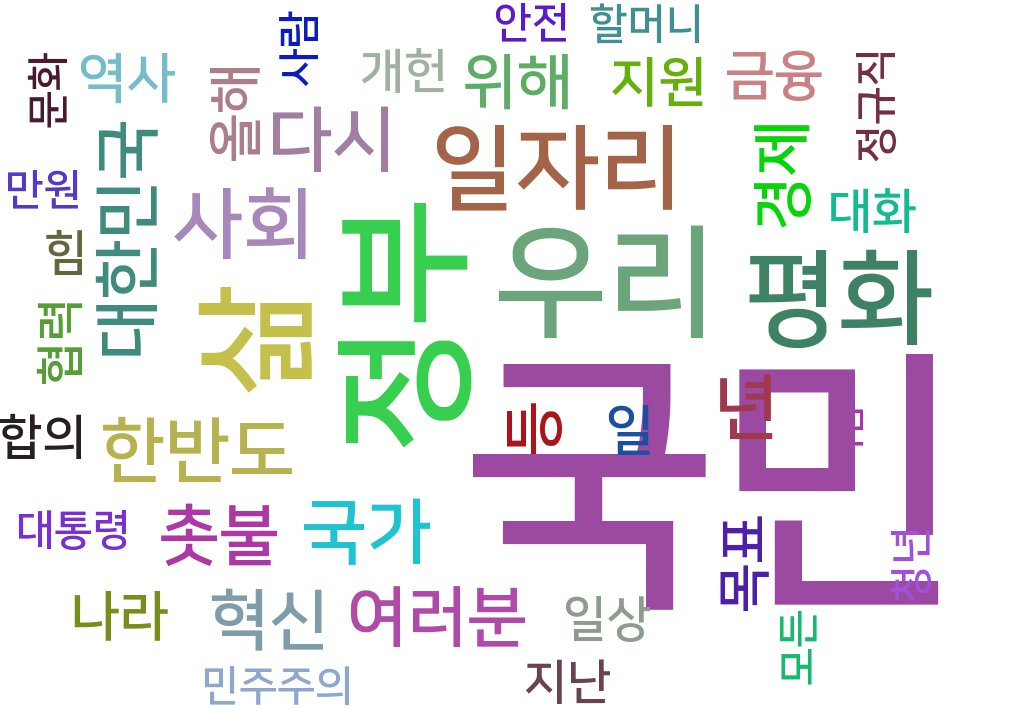

This chart was generated by the following Python code:
"""
파이썬 3.4 환경
konlpy, pygame 인스톨필요
한글폰트를 \Lib\site-packages\pytagcloud\fonts 에 복사
fonts.json 편집
{
    "name":"korean"
    "ttf":"폰트이름"
    "name":"다른항목것복사"
}
"""
#! /usr/bin/python3.4
# -*- coding: utf-8 -*-
from collections import Counter
from konlpy.tag import Twitter
import pytagcloud
import codecs

# 문재인 대통령 신년인사 전문 (2018.01.10.), utf-8 로 읽음
f = codecs.open( "moon.dat", "r", "utf-8" )
data = f.read()

# 형태소분석
nlp = Twitter()
nouns = nlp.nouns(data)

count = Counter(nouns)

tag = count.most_common(50)
# 나온 태그 중 잘못된 부분을 삭제한 것 
del tag[48], tag[30], tag[19], tag[8], tag[7], tag[2], tag[1]
taglist = pytagcloud.make_tags(tag, maxsize=260)

pytagcloud.create_tag_image(taglist, 'wordcloud.jpg', size=(1024, 768), fontname='Korean', rectangular=False)
f.close()
